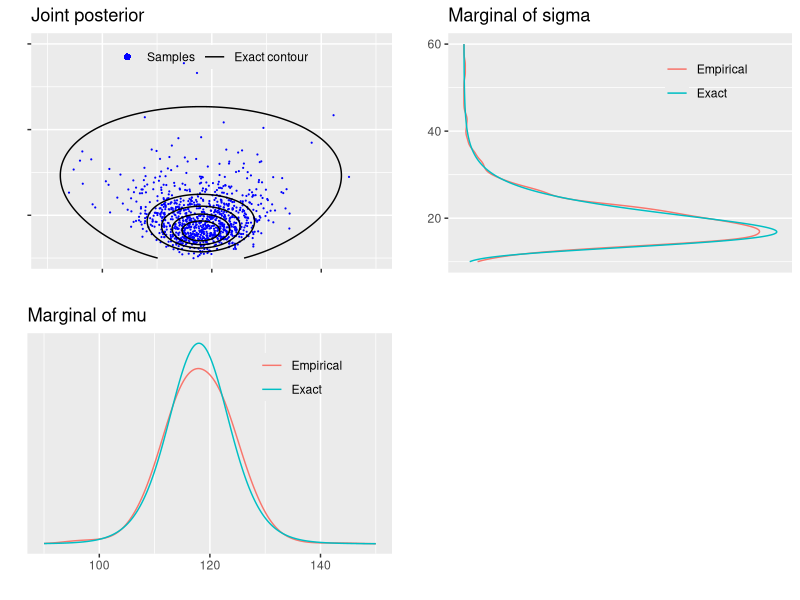
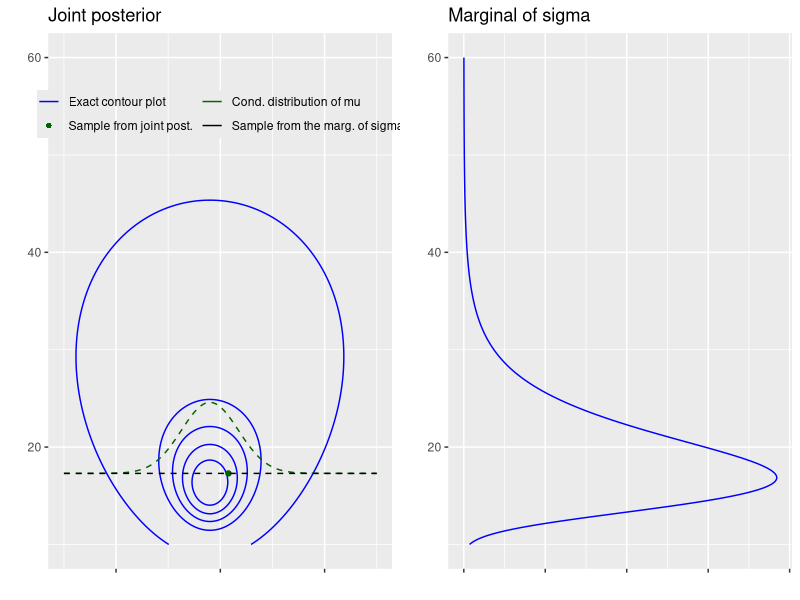
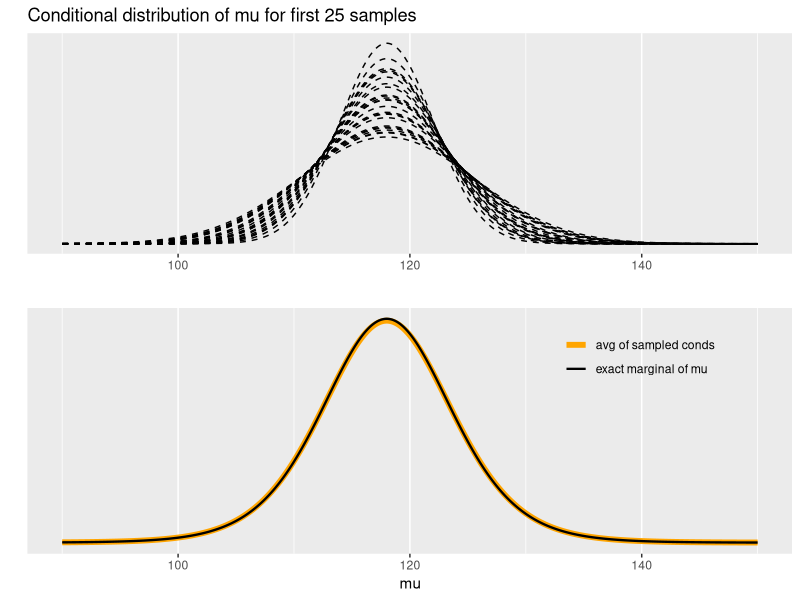
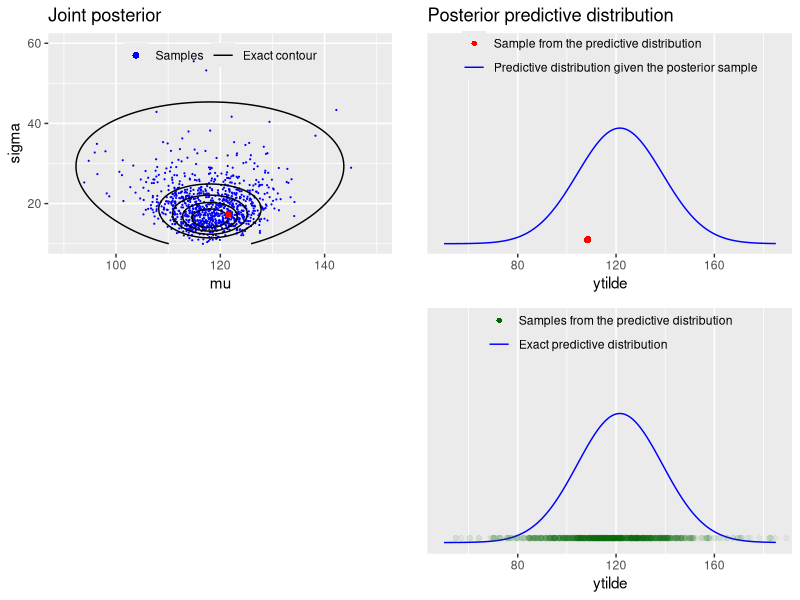

Write the R code that produced these figures, in order.
#' ---
#' title: "Bayesian data analysis demos 3.1, 3.2, 3.3, 3.4"
#' author: "Aki Vehtari, Markus Paasiniemi"
#' ---

#' ## Normal model with unknown mean and variance (BDA3 section 3.2 on p. 64).
#' 
#' Multivariate joint distribution, conditional distribution, marginal
#' distribution, marginalization and posterior predictive distribution
#' 

#' ggplot2, grid, and gridExtra are used for plotting, tidyr for manipulating data frames
#+ setup, message=FALSE, error=FALSE, warning=FALSE
library(ggplot2)
library(grid)
library(gridExtra)
library(tidyr)

#' #### Generic part common for Demos 3.1-3.4

#' Data
y <- c(93, 112, 122, 135, 122, 150, 118, 90, 124, 114)
#' Sufficient statistics
n <- length(y)
s2 <- var(y)
my <- mean(y)

#' Factorize the joint posterior p(mu,sigma2|y) to p(sigma2|y)p(mu|sigma2,y)
#' Sample from the joint posterior using this factorization
# helper functions to sample from and evaluate
# scaled inverse chi-squared distribution
rsinvchisq <- function(n, nu, s2, ...) nu*s2 / rchisq(n , nu, ...)
dsinvchisq <- function(x, nu, s2){
  exp(log(nu/2)*nu/2 - lgamma(nu/2) + log(s2)/2*nu - log(x)*(nu/2+1) - (nu*s2/2)/x)
}

#' Sample 1000 random numbers from p(sigma2|y)
ns <- 1000
sigma2  <- rsinvchisq(ns, n-1, s2)

#' Sample from p(mu|sigma2,y)
mu <- my + sqrt(sigma2/n)*rnorm(length(sigma2))

#' Create a variable sigma and
#' sample from predictive distribution p(ynew|y) for each draw of (mu, sigma)
sigma <- sqrt(sigma2)
ynew <- rnorm(ns, mu, sigma)

#' For mu, sigma and ynew compute the density in a grid
#' ranges for the grids
t1l <- c(90, 150)
t2l <- c(10, 60)
nl <- c(50, 185)
t1 <- seq(t1l[1], t1l[2], length.out = ns)
t2 <- seq(t2l[1], t2l[2], length.out = ns)
xynew <- seq(nl[1], nl[2], length.out = ns)

#' Compute the exact marginal density of mu
# multiplication by 1./sqrt(s2/n) is due to the transformation of
# variable z=(x-mean(y))/sqrt(s2/n), see BDA3 p. 21
pm <- dt((t1-my) / sqrt(s2/n), n-1) / sqrt(s2/n)

#' Estimate the marginal density using samples
#' and ad hoc Gaussian kernel approximation
pmk <- density(mu, adjust = 2, n = ns, from = t1l[1], to = t1l[2])$y

#' Compute the exact marginal density of sigma
# the multiplication by 2*t2 is due to the transformation of
# variable z=t2^2, see BDA3 p. 21
ps <- dsinvchisq(t2^2, n-1, s2) * 2*t2

#' Estimate the marginal density using samples
#' and ad hoc Gaussian kernel approximation
psk <- density(sigma, n = ns, from = t2l[1], to = t2l[2])$y

#' Compute the exact predictive density
# multiplication by 1./sqrt(s2/n) is due to the transformation of variable
# see BDA3 p. 21
p_new <- dt((xynew-my) / sqrt(s2*(1+1/n)), n-1) / sqrt(s2*(1+1/n))

#' Evaluate the joint density in a grid.
#' Note that the following is not normalized, but for plotting
#' contours it does not matter.
# Combine grid points into another data frame
# with all pairwise combinations
dfj <- data.frame(t1 = rep(t1, each = length(t2)),
                  t2 = rep(t2, length(t1)))
dfj$z <- dsinvchisq(dfj$t2^2, n-1, s2) * 2*dfj$t2 * dnorm(dfj$t1, my, dfj$t2/sqrt(n))
# breaks for plotting the contours
cl <- seq(1e-5, max(dfj$z), length.out = 6)

#' ### Demo 3.1 Visualise the joint and marginal densities
#' Visualise the joint density and marginal densities of the posterior
#' of normal distribution with unknown mean and variance.
#' 
#' Create a plot of the marginal density of mu
dfm <- data.frame(t1, Exact = pm, Empirical = pmk) %>% gather(grp, p, -t1)
margmu <- ggplot(dfm) +
  geom_line(aes(t1, p, color = grp)) +
  coord_cartesian(xlim = t1l) +
  labs(title = 'Marginal of mu', x = '', y = '') +
  scale_y_continuous(breaks = NULL) +
  theme(legend.background = element_blank(),
        legend.position = c(0.75, 0.8),
        legend.title = element_blank())

#' Create a plot of the marginal density of sigma
dfs <- data.frame(t2, Exact = ps, Empirical = psk) %>% gather(grp, p, -t2)
margsig <- ggplot(dfs) +
  geom_line(aes(t2, p, color = grp)) +
  coord_cartesian(xlim = t2l) +
  coord_flip() +
  labs(title = 'Marginal of sigma', x = '', y = '') +
  scale_y_continuous(breaks = NULL) +
  theme(legend.background = element_blank(),
        legend.position = c(0.75, 0.8),
        legend.title = element_blank())

#' Create a plot of the joint density
joint1labs <- c('Samples','Exact contour')
joint1 <- ggplot() +
  geom_point(data = data.frame(mu,sigma), aes(mu, sigma, col = '1'), size = 0.1) +
  geom_contour(data = dfj, aes(t1, t2, z = z, col = '2'), breaks = cl) +
  coord_cartesian(xlim = t1l,ylim = t2l) +
  labs(title = 'Joint posterior', x = '', y = '') +
  scale_y_continuous(labels = NULL) +
  scale_x_continuous(labels = NULL) +
  scale_color_manual(values=c('blue', 'black'), labels = joint1labs) +
  guides(color = guide_legend(nrow  = 1, override.aes = list(
    shape = c(16, NA), linetype = c(0, 1), size = c(2, 1)))) +
  theme(legend.background = element_blank(),
        legend.position = c(0.5, 0.9),
        legend.title = element_blank())

#' Combine the plots
#+ blank, fig.show='hide'
# blank plot for combining the plots
bp <- grid.rect(gp = gpar(col = 'white'))
#+ combined
grid.arrange(joint1, margsig, margmu, bp, nrow = 2)

#' ### Demo 3.2 Visualise factored distribution
#' Visualise factored sampling and the corresponding
#' marginal and conditional densities.
#' 

#' Create another plot of the joint posterior
# data frame for the conditional of mu and marginal of sigma
dfc <- data.frame(mu = t1, marg = rep(sigma[1], length(t1)),
                  cond = sigma[1] + dnorm(t1 ,my, sqrt(sigma2[1]/n)) * 100) %>%
  gather(grp, p, marg, cond)
# legend labels for the following plot
joint2labs <- c('Exact contour plot', 'Sample from joint post.',
               'Cond. distribution of mu', 'Sample from the marg. of sigma')
joint2 <- ggplot() +
  geom_contour(data = dfj, aes(t1, t2, z = z, col = '1'), breaks = cl) +
  geom_point(data = data.frame(m = mu[1], s = sigma[1]), aes(m , s, color = '2')) +
  geom_line(data = dfc, aes(mu, p, color = grp), linetype = 'dashed') +
  coord_cartesian(xlim = t1l,ylim = t2l) +
  labs(title = 'Joint posterior', x = '', y = '') +
  scale_x_continuous(labels = NULL) +
  scale_color_manual(values=c('blue', 'darkgreen','darkgreen','black'), labels = joint2labs) +
  guides(color = guide_legend(nrow  = 2, override.aes = list(
    shape = c(NA, 16, NA, NA), linetype = c(1, 0, 1, 1)))) +
  theme(legend.background = element_blank(),
        legend.position = c(0.5, 0.85),
        legend.title = element_blank())

#' Create another plot of the marginal density of sigma
margsig2 <- ggplot(data = data.frame(t2, ps)) +
  geom_line(aes(t2, ps), color = 'blue') +
  coord_cartesian(xlim = t2l) +
  coord_flip() +
  labs(title = 'Marginal of sigma', x = '', y = '') +
  scale_y_continuous(labels = NULL)

#' Combine the plots
grid.arrange(joint2, margsig2, ncol = 2)

#' ### Demo 3.3 Visualise the marginal distribution of mu
#' Visualise the marginal distribution of mu as a mixture of normals.
#' 

#' Calculate conditional pdfs for each sample
condpdfs <- sapply(t1, function(x) dnorm(x, my, sqrt(sigma2/n)))

#' Create a plot of some of them
# data frame of 25 first samples
dfm25 <- data.frame(t1, t(condpdfs[1:25,])) %>% gather(grp, p, -t1)
condmu <- ggplot(data = dfm25) +
  geom_line(aes(t1, p, group = grp), linetype = 'dashed') +
  labs(title = 'Conditional distribution of mu for first 25 samples', y = '', x = '') +
  scale_y_continuous(breaks = NULL)

#' create a plot of their mean
dfsam <- data.frame(t1, colMeans(condpdfs), pm) %>% gather(grp,p,-t1)
# labels
mulabs <- c('avg of sampled conds', 'exact marginal of mu')
meanmu <- ggplot(data = dfsam) +
  geom_line(aes(t1, p, size = grp, color = grp)) +
  labs(y = '', x = 'mu') +
  scale_y_continuous(breaks = NULL) +
  scale_size_manual(values = c(2, 0.8), labels = mulabs) +
  scale_color_manual(values = c('orange', 'black'), labels = mulabs) +
  theme(legend.position = c(0.8, 0.8),
        legend.background = element_blank(),
        legend.title = element_blank())

#' Combine the plots
grid.arrange(condmu, meanmu, ncol = 1)

#' ### Demo 3.4 Visualise posterior predictive distribution.
#' Visualise sampling from the posterior predictive distribution.

#' Calculate each predictive pdf with given mu and sigma
ynewdists <- sapply(xynew, function(x) dnorm(x, mu, sigma))

#' Create plot of the joint posterior with a draw
#' from the posterior predictive distribution, highlight the first sample
#' create a plot of the joint density
# data frame of dirst draw from sample the predictive along with the exact value for plotting
dfp <- data.frame(xynew, draw = ynewdists[1,], exact = p_new)
# data frame for plotting the samples
dfy <- data.frame(ynew, p = 0.02*max(ynewdists))
# legend labels
pred1labs <- c('Sample from the predictive distribution', 'Predictive distribution given the posterior sample')
pred2labs <- c('Samples from the predictive distribution', 'Exact predictive distribution')
joint3labs <- c('Samples', 'Exact contour')
joint3 <- ggplot() +
  geom_point(data = data.frame(mu, sigma), aes(mu, sigma, col = '1'), size = 0.1) +
  geom_contour(data = dfj, aes(t1, t2, z = z, col = '2'), breaks = cl) +
  geom_point(data = data.frame(x = mu[1], y = sigma[1]), aes(x, y), color = 'red') +
  coord_cartesian(xlim = t1l,ylim = t2l) +
  labs(title = 'Joint posterior', x = 'mu', y = 'sigma') +
  scale_color_manual(values=c('blue', 'black'), labels = joint3labs) +
  guides(color = guide_legend(nrow  = 1, override.aes = list(
    shape = c(16, NA), linetype = c(0, 1), size = c(2, 1)))) +
  theme(legend.background = element_blank(),
        legend.position=c(0.5 ,0.9),
        legend.title = element_blank())

#' Create a plot of the predicitive distribution and the respective sample
pred1 <- ggplot() +
  geom_line(data = dfp, aes(xynew, draw, color = '2')) +
  geom_point(data = dfy, aes(ynew[1], p, color = '1')) +
  coord_cartesian(xlim = nl, ylim = c(0,0.04)) +
  labs(title = 'Posterior predictive distribution', x = 'ytilde', y = '') +
  scale_y_continuous(breaks = NULL) +
  scale_color_manual(values = c('red', 'blue'), labels = pred1labs) +
  guides(color = guide_legend(nrow = 2, override.aes = list(
    linetype = c(0, 1), shape=c(16, NA), labels = pred1labs))) +
  theme(legend.background = element_blank(),
        legend.position = c(0.5 ,0.9),
        legend.title = element_blank())

#' Create a plot for all ynews
pred2 <- ggplot() +
  geom_line(data = dfp, aes(xynew, draw, color = '2')) +
  geom_point(data = dfy, aes(ynew, p, color = '1'), alpha = 0.05) +
  coord_cartesian(xlim = nl, ylim = c(0,0.04)) +
  labs(x = 'ytilde', y = '') +
  scale_y_continuous(breaks=NULL) +
  scale_color_manual(values=c('darkgreen','blue'),labels=pred2labs) +
  guides(color = guide_legend(nrow = 2, override.aes=list(
    linetype = c(0, 1), shape = c(16, NA), alpha = c(1, 1) ,labels = pred2labs))) +
  theme(legend.background = element_blank(),
        legend.position = c(0.5 ,0.9),
        legend.title = element_blank())

#' Combine the plots
grid.arrange(joint3, pred1, bp, pred2, nrow = 2)
